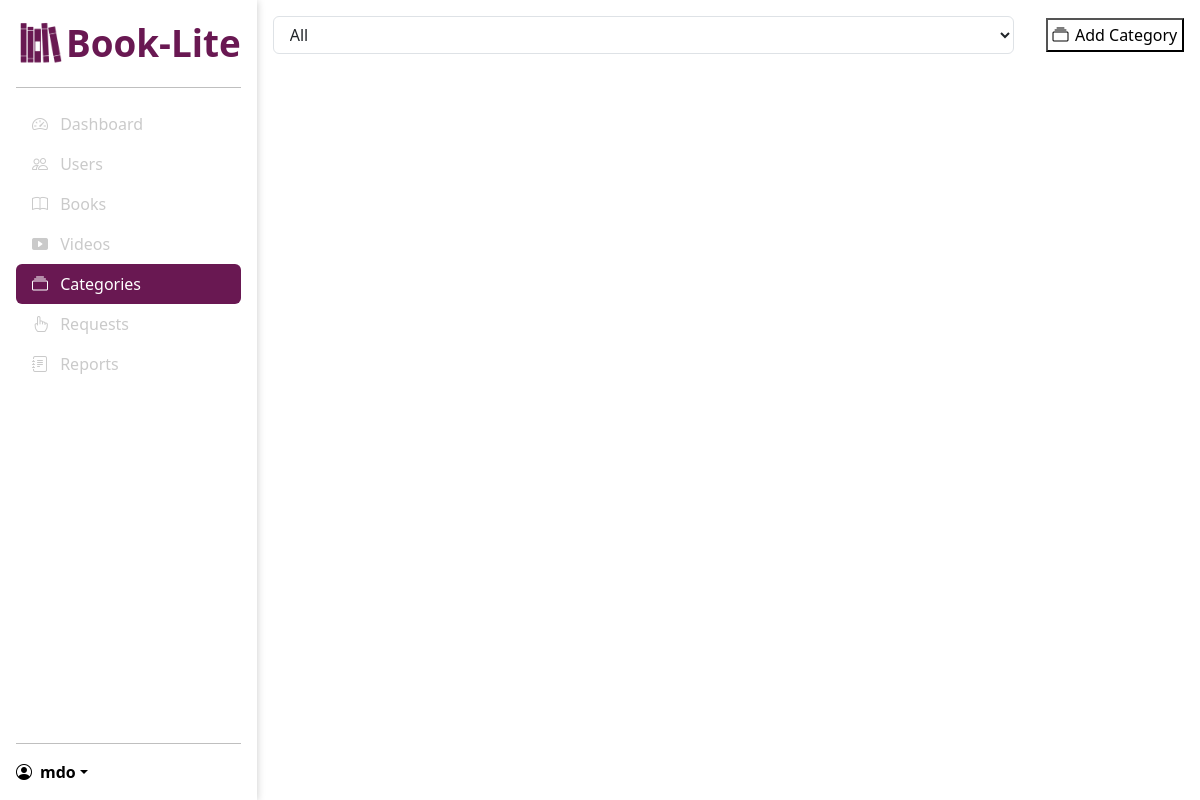
/admin/categories (signed in), run on an earlier commit of the app's database.
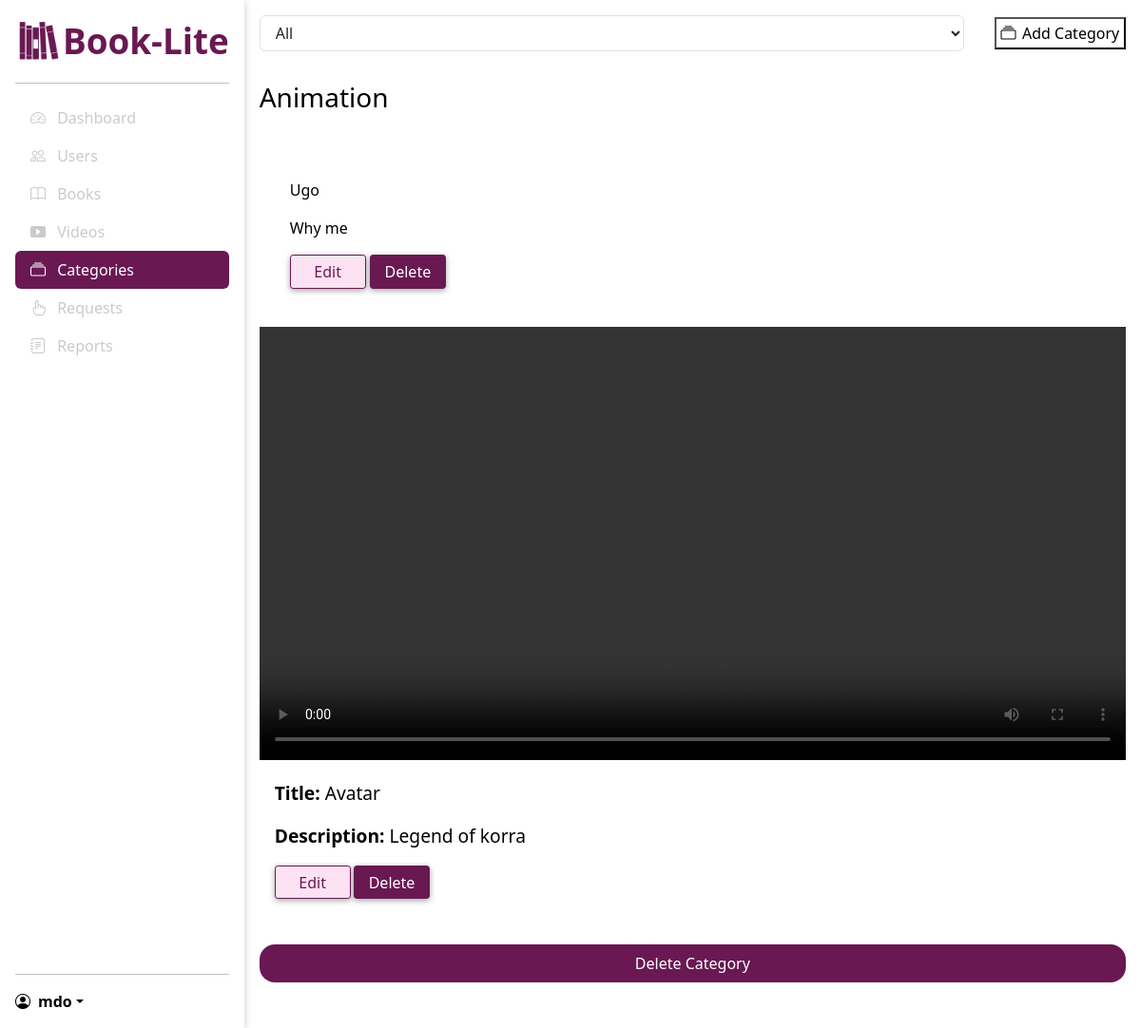
And on a later commit of the database.
### models/models.py (models this page shows)
class Category(db.Model):
    id = db.Column(db.Integer, primary_key=True)
    name = db.Column(db.String(100), nullable=False)
    books = db.relationship('Book', backref='category', lazy=True)
    videos = db.relationship('Video', backref='category', lazy=True)

class Book(db.Model):
    id = db.Column(db.Integer, primary_key=True)
    title = db.Column(db.String(100), nullable=False)
    author = db.Column(db.String(100), nullable=False)
    description = db.Column(db.Text, nullable=False)
    cover_path = db.Column(db.String(100), nullable=False)
    file_path = db.Column(db.String(100), nullable=False)
    category_id = db.Column(db.Integer, db.ForeignKey('category.id'), nullable=False)
    rentals = db.relationship('Rental', backref='book', lazy=True)

class Video(db.Model):
    id = db.Column(db.Integer, primary_key=True)
    title = db.Column(db.String(100), nullable=False)
    description = db.Column(db.Text, nullable=False)
    cover_path = db.Column(db.String(100), nullable=False)
    file_path = db.Column(db.String(100), nullable=False)
    category_id = db.Column(db.Integer, db.ForeignKey('category.id'), nullable=False)

### routes/admin.py (the view)
@admin_bp.route('/categories')
@login_required
@isAdmin
def categories():
    categories = Category.query.all()
    return render_template('admin/categories.html', categories=categories, c_active="active")

### main.py (called while the page is built)
@login_manager.user_loader
def load_user(user_id):
    return User.query.get(int(user_id))

### routes/admin.py (called while the page is built)
def isAdmin(f):
    @wraps(f)
    def decorated_function(*args, **kwargs):
        if not current_user.is_admin:
            logout_user(current_user)
            return redirect(url_for('auth.login'))
        return f(*args, **kwargs)
    return decorated_function

### templates/admin/categories.html (shortened to what this page needs)
{% extends "/admin/base_admin.html" %} {%block title %}Books{% endblock %}
{%block main%}
<div class="main-top">
  <div class="search-bar" style="border: none;">
    <div class="col-sm-12 categories-list">
      <select class="form-control">
        <option value="all">All</option>
      </select>
    </div>
  </div>
  <div class="add-buttons">
    <button class="add">
      <a href="{{url_for('admin.new_category')}}">
        <i class="bi bi-collection"></i>
        Add Category
      </a>
    </button>
  </div>
</div>
<div class="all-categories">
  {% for category in categories %}
  <h3>{{category.name}}</h3>
  <div class="all-books">
    {% for book in category.books %}
    <div class="book-container">
      <div class="text">
        <p>{{ book.author }}</p>
        <p>{{ book.title }}</p>
        <form action="/admin/books/{{ book.id }}/edit" method="get">
          <button type="submit">Edit</button>
        </form>
        <form action="/admin/books/{{ book.id }}/delete" method="post">
          <button type="submit">Delete</button>
        </form>
      </div>
    </div>
    {% endfor %}
  </div>
  <div class="all-videos">
    {% for video in category.videos %}
    <div class="video-container">
      <video controls>
        <source src="/static/videos/{{video.file_path}}" type="video/mp4" />
      </video>
      <div class="desc">
        <p><b>Title:</b> {{ video.title }}</p>
        <p><b>Description:</b> {{ video.description }}</p>
        <form action="/admin/videos/{{video.id}}/edit" method="get">
          <button type="submit">Edit</button>
        </form>
        <form action="/admin/videos/{{video.id}}/delete" method="post">
          <button type="submit">Delete</button>
        </form>
      </div>
    </div>
    {% endfor %}
  </div>
  <form action="/admin/categories/{{category.id}}/delete" method="post">
    <button type="submit" class="delete-category">Delete Category</button>
  </form>
  {% endfor %}
</div>
{% endblock %}

### templates/admin/base_admin.html (shortened to what this page needs)
{% extends "/base_dashboard.html" %} {% block sidebar %}
<ul class="nav nav-pills flex-column mb-auto">
  <li>
    <a href="{{url_for('admin.dashboard')}}" class="nav-link big {{d_active}}">
      <i class="bi bi-speedometer2 me-2"></i>
      Dashboard
    </a>
  </li>
  <li>
    <a href="{{url_for('admin.users')}}" class="nav-link big {{u_active}}">
      <i class="bi bi-people me-2"></i>
      Users
    </a>
  </li>
  <li>
    <a href="{{url_for('admin.books')}}" class="nav-link big {{b_active}}">
      <i class="bi bi-book me-2"></i>
      Books
    </a>
  </li>
  <li>
    <a href="{{url_for('admin.videos')}}" class="nav-link big {{v_active}}">
      <i class="bi bi-play-btn-fill me-2"></i>
      Videos
    </a>
  </li>
  <li>
    <a href="{{url_for('admin.categories')}}" class="nav-link big {{c_active}}">
      <i class="bi bi-collection me-2"></i>
      Categories
    </a>
  </li>
  <li>
    <a href="{{url_for('admin.requests')}}" class="nav-link big {{req_active}}">
      <i class="bi bi-hand-index me-2"></i>
      Requests
    </a>
  </li>
  <li>
    <a href="{{url_for('admin.reports')}}" class="nav-link big {{rep_active}}">
      <i class="bi bi-journal-text me-2"></i>
      Reports
    </a>
  </li>
</ul>
<hr />
<div class="dropdown">
  <a
    href="#"
    class="d-flex align-items-center text-decoration-none dropdown-toggle user"
    data-bs-toggle="dropdown"
    aria-expanded="false"
  >
    <i class="bi bi-person-circle me-2"></i>
    <strong>mdo</strong>
  </a>
</div>
{% endblock %}

### templates/base_dashboard.html (shortened to what this page needs)
<!DOCTYPE html>
<html lang="en">
  <head>
        <link
      href="https://cdn.jsdelivr.net/npm/bootstrap@5.3.0-alpha3/dist/css/bootstrap.min.css"
      rel="stylesheet"
    />
    <link
      rel="stylesheet"
      href="https://cdn.jsdelivr.net/npm/bootstrap-icons@1.10.4/font/bootstrap-icons.css"
    />
    <link
      rel="stylesheet"
      href="{{url_for('static', filename='css/admin.css')}}"
    />
    <link
      rel="stylesheet"
      href="{{url_for('static', filename='css/user.css')}}"
    />
  </head>
  <body>
    <div class="container">
    <div
      class="d-flex flex-column flex-shrink-0 p-3 sidebar "
    >
      <a
        href="#"
        class="big d-flex align-items-center mb-3 mb-md-0 me-md-auto  text-decoration-none company-title"
      >
     <img src="/static/images/book-stack.png" alt="" width="50">
        <span class="fs-4">Book-Lite</span>
      </a>
      <hr />
      {% block sidebar %} {% endblock %}
    </div>
    <main>
      <div class="container-2">
      {% block main %} {% endblock %}
    </div>
    </main>
     </div>
  </body>
</html>

### static/css/admin.css (style rules this page uses)
* { margin: 0; padding: 0; scroll-behavior: smooth; color: black; }
*, *::before, *::after { box-sizing: border-box; }
body { width: 100vw; height: 100vh; overflow: hidden; }
:root { --secondary-color: #691852; --light-primary-color: #fff; --dark-primary-color: #000; --grey-color: #cacaca; }
.container { margin: 0; padding: 0; max-width: none; display: flex; height: 100%; min-height: 100vh; }
.container-2 { padding: 1rem; height: 100%; overflow-y: scroll; }
.sidebar { box-shadow: 0 1px 0.5rem 0 var(--grey-color); }
main { overflow: hidden; width: 100%; }
.company-title { width: 100%; }
.fs-4 { color: var(--secondary-color); font-weight: 700; font-size: 2.3rem !important; }
.form-control { appearance: auto; -webkit-appearance: auto; }
.nav-pills .nav-link.active, .nav-pills .nav-link.active i { background: var(--secondary-color); color: #fff; }
.nav-pills .nav-link, .nav-pills .nav-link i { color: var(--grey-color); }
.dropdown-toggle::after { color: #000; }
.main-top { display: flex; justify-content: space-between; align-items: center; gap: 2rem; }
.search-bar { flex: 1 1 auto; display: flex; align-items: center; font-size: 1rem; border-bottom: 1px solid var(--secondary-color); }
.add-buttons { display: flex; gap: 1rem; }
.add { background: none; }
.add a { display: flex; gap: 0.4rem; padding: 0.2rem 0.3rem; align-items: center; color: var(--dark-primary-color); background: none; }
.add a { text-decoration: none; }
.all-books { justify-content: space-evenly; display: grid; grid-template-columns: repeat(auto-fit, minmax(23rem, 1fr)); width: 100%; gap: 1rem; }
.book-container { padding: 1rem; display: flex; align-items: flex-end; gap: 1rem; }
.book-container .text { flex: 1 1 auto; }
.book-container form, .video-container form { display:inline-block; }
.book-container form:first-of-type button, .video-container form:first-of-type button { background: #FDE2F3; color: var(--secondary-color); }
.book-container form button, .video-container form button { text-decoration: none; color: white; border: 1px solid var(--secondary-color) ; border-radius: .2rem; background: var(--secondary-color); padding: 0.3rem; width:5rem; box-shadow: 0 2px 6px rgba(0, 0, 0, 0.35); }
.all-videos { display: grid; grid-template-columns: repeat(auto-fit, minmax(23rem, 1fr)); margin-top: 1.5rem; justify-content: space-evenly; gap: 1rem; }
video { width: 100%; }
.video-container .desc { flex-direction: column; width: 100%; word-wrap: break-word; flex: 1 1 auto; padding: 1rem; }
.video-container button { font-size: 1rem; width: 5rem; padding: 0.5rem; }
.video-container .desc p { font-size: 1.2rem; }
.all-categories { display: flex; flex-direction: column; margin-top: 2rem ; }
.delete-category { background-color: var(--secondary-color); width: 100%; padding:.5rem 2rem; border-radius: 1rem; border: none; margin: 2rem 0; align-self: center; color: var(--light-primary-color); }
:root { --primary-purple: #dfdcfaff; --primary-blue: rgb(198, 229, 244); --secondary-blue: rgb(146, 213, 247); --primary-pink: rgb(250, 239, 229); --primary-green: rgb(221, 243, 212); --background-green: #bae6a7ff; --secondary-purple: #7d71feff; --secondary-green: #4db223ff; --secondary-orange: #ed7724ff; --primary-orange: rgba(255, 192, 147, 0.735); --white: #fff; --black: #000; --gray: rgba(20, 20, 20, 0.607); --transparent-color: rgba(0, 0, 0, 0.06); --border-color: rgba(0, 0, 0, 0.1); }
.desc { font-weight: normal; font-size: 0.8rem; }

### static/css/user.css (style rules this page uses)
* { margin: 0; padding: 0; scroll-behavior: smooth; color: black; }
*, *::before, *::after { box-sizing: border-box; }
body { width: 100vw; height: 100vh; overflow: hidden; }
:root { --secondary-color: #691852; --light-primary-color: #fff; --dark-primary-color: #000; --grey-color: #cacaca; }

What changed in the data, as far as the page shows it:
added Category: name "Animation"
added Book: author "Ugo", title "Why me"
added Video: title "Avatar", description "Legend of korra"
